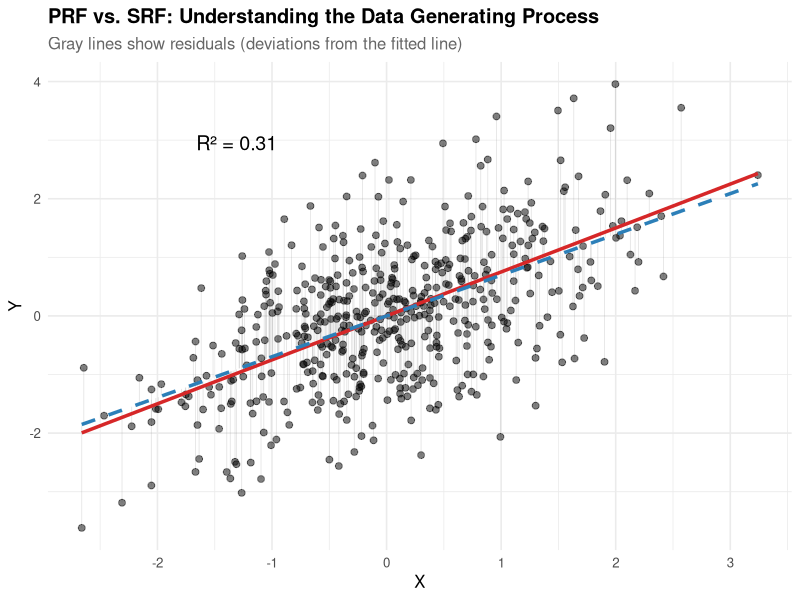

Generate this figure with R:
## ---- chunk 1
#| label: dgp-function

simulate_regression_data <- function(
  n = 500,                    # Sample size
  beta_0 = 0,                 # Intercept
  beta_1 = 0.2,               # Slope (controls correlation strength)
  x_mean = 0,                # Mean of X
  x_sd = 1,                   # Standard deviation of X (controls variance)
  error_sd = 1                # Standard deviation of normal
) {
  
  X <- rnorm(n, mean = x_mean, sd = x_sd)
  
  errors <- rnorm(n, mean = 0, sd = error_sd)
  
  Y <- beta_0 + beta_1 * X + errors
  
  # Return as data frame
  data.frame(
    x = X,
    y = Y,
    true_y = beta_0 + beta_1 * X,  # Y without error
    error = errors
  )
}


## ---- chunk 2
set.seed(123)
sim_dat <- simulate_regression_data(
  n = 500, 
  beta_1 = 0.75,        
  x_sd = 1,            
  error_sd = 1      
)
head(sim_dat)
## ---- chunk 3
#| label: visualize-dgp
#| fig-cap: "Comparing the Population Regression Function (PRF) to the Sample Regression Function (SRF)"

library(ggplot2)

# Fit the sample regression line
fit <- lm(y ~ x, data = sim_dat)
sim_dat$fitted_y <- fitted(fit)

# Calculate R-squared
r_squared <- summary(fit)$r.squared

ggplot(sim_dat, aes(x = x, y = y)) +
  geom_segment(aes(xend = x, yend = fitted_y), 
               alpha = 0.2, color = "gray50", linewidth = 0.3) +
  geom_point(alpha = 0.5, size = 2) +
  geom_line(aes(y = true_y), color = "#d62728", linewidth = 1.2) +
  geom_line(aes(y = fitted_y), color = "#2c7fb8", linewidth = 1.2, linetype = "dashed") +
  annotate("text", x = min(sim_dat$x) + 1, y = max(sim_dat$y) - 1,
           label = paste0("R² = ", round(r_squared, 3)),
           size = 5, hjust = 0) +
  labs(
    title = "PRF vs. SRF: Understanding the Data Generating Process",
    subtitle = "Gray lines show residuals (deviations from the fitted line)",
    x = "X",
    y = "Y"
  ) +
  theme_minimal(base_size = 12) +
  theme(
    plot.title = element_text(face = "bold"),
    plot.subtitle = element_text(color = "gray40")
  )
## ---- chunk 4
#| label: estimation
# Fit the linear model
fit <- lm(y ~ x, data = sim_dat)
summary(fit)
## ---- chunk 5
cat("Predicted value for x = 1:", 
predict(fit, newdata = data.frame(x = 1))
)
## ---- chunk 6
multiple_x <- seq(0.25, 0.35, by = 0.05)
predict(fit, newdata = data.frame(x = multiple_x))
## ---- chunk 7
predict(fit) |>
head()
## ---- chunk 8
fit <- lm(scale(y) ~ scale(x), data = sim_dat)
summary(fit)
cor(sim_dat$x, sim_dat$y)
## ---- chunk 9
#| label: anova-decomposition

# Calculate the mean of y
y_bar <- mean(sim_dat$y)

# Calculate TSS, RegSS, and RSS
TSS <- sum((sim_dat$y - y_bar)^2)
RegSS <- sum((sim_dat$fitted_y - y_bar)^2)
RSS <- sum((sim_dat$y - sim_dat$fitted_y)^2)

# Display the decomposition
cat("Total Sum of Squares (TSS):", round(TSS, 3), "\n")
cat("Regression Sum of Squares (RegSS):", round(RegSS, 2), "\n")
cat("Residual Sum of Squares (RSS):", round(RSS, 3), "\n")
cat("RegSS + RSS =", round(RegSS + RSS, 3), "\n")
cat("Difference from TSS:", round(TSS - (RegSS + RSS), 3), "\n")
## ---- chunk 10
#| label: r-squared-calculation

# Calculate R-squared manually
r_squared_manual <- RegSS / TSS
r_squared_from_model <- summary(fit)$r.squared

cat("R² (manual calculation):", round(r_squared_manual, 4), "\n")
cat("R² (from model summary):", round(r_squared_from_model, 4), "\n")
## ---- chunk 11
#| label: r-squared-correlation

# Calculate correlation
correlation <- cor(sim_dat$x, sim_dat$y)
slope_sign <- sign(coef(fit)[2])

cat("Correlation (r):", round(correlation, 4), "\n")
cat("Square root of R²:", round(sqrt(r_squared_from_model), 4), "\n")
cat("Sign of slope:", slope_sign, "\n")
cat("√R² × sign(β):", round(sqrt(r_squared_from_model) * slope_sign, 4), "\n")
cat("\nVerification: r² = R²?", round(correlation^2, 4), "=", round(r_squared_from_model, 4), "\n")
## ---- chunk 12
#| label: f-statistic

# Extract from model
n <- nobs(fit)
k <- 1  # one predictor

df_reg <- k
df_res <- n - k - 1

MSS_reg <- RegSS / df_reg
MSS_res <- RSS / df_res

F_stat <- MSS_reg / MSS_res

# Compare to model output
model_f <- summary(fit)$fstatistic[1]

cat("F-statistic (manual calculation):", round(F_stat, 4), "\n")
cat("F-statistic (from lm):", round(model_f, 4), "\n")
cat("Degrees of freedom:", df_reg, "and", df_res, "\n")
